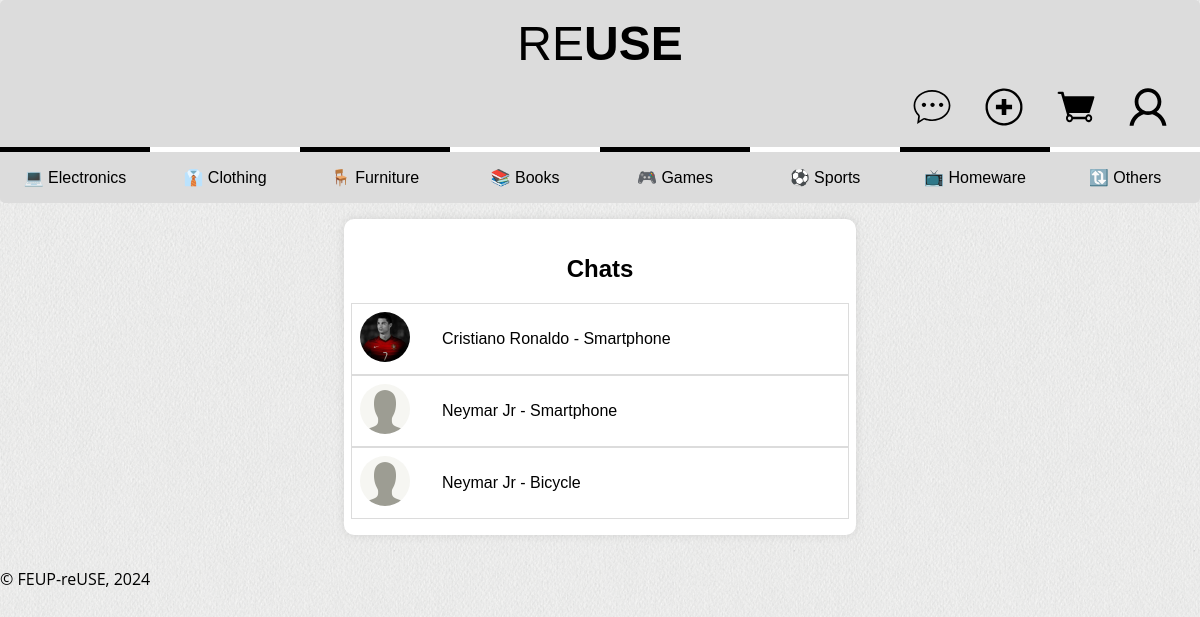
Page /pages/chats.php (signed in) on the committed database.
### tables this page shows
CREATE TABLE Categories (
    idCategory INTEGER PRIMARY KEY,
    categoryName TEXT UNIQUE NOT NULL
);

CREATE TABLE Users (
    idUser INTEGER PRIMARY KEY,
    name TEXT NOT NULL,
    username TEXT UNIQUE NOT NULL,
    password TEXT NOT NULL,
    email TEXT UNIQUE NOT NULL,
    isAdmin BOOLEAN NOT NULL DEFAULT 0
);

CREATE TABLE Images (
    idImage INTEGER PRIMARY KEY AUTOINCREMENT,
    imagePath TEXT NOT NULL
);

CREATE TABLE Items (
    idItem INTEGER PRIMARY KEY AUTOINCREMENT,
    idSeller INTEGER NOT NULL,
    name TEXT NOT NULL,
    introduction TEXT,
    description TEXT,
    idCategory INTEGER,
    brand TEXT,
    model TEXT,
    idSize INTEGER,
    idCondition INTEGER,
    price REAL NOT NULL,
    active BOOLEAN NOT NULL DEFAULT TRUE,
    featured BOOLEAN NOT NULL DEFAULT FALSE,
    FOREIGN KEY (idSeller) REFERENCES Users(idUser),
    FOREIGN KEY (idCategory) REFERENCES Categories(idCategory),
    FOREIGN KEY (idSize) REFERENCES Sizes(idSize),
    FOREIGN KEY (idCondition) REFERENCES Conditions(idCondition)
);

### utils/session.php (called while the page is built, shortened)
<?php
  class Session {
    public function isLoggedIn() : bool {
      return isset($_SESSION['id']);
    }
    public function getId() : ?int {
      return isset($_SESSION['id']) ? $_SESSION['id'] : null;
    }
  }
?>

### database/category.class.php (called while the page is built, shortened)
<?php
class Category {
    public function __construct(int $idCategory, string $categoryName) {
        $this->idCategory = $idCategory;
        $this->categoryName = $categoryName;
    }
    static function getCategories(PDO $db): array {
        try {
            $stmt = $db->prepare('SELECT * FROM Categories');
            $stmt->execute();
            $categories = array();
            while ($category = $stmt->fetch()) {
                $categories[] = new Category(
                    $category['idCategory'],
                    $category['categoryName']
                );
            }
            return $categories;
        } catch (PDOException $e) {
            echo "Error fetching categories: " . $e->getMessage();
            return array();
        }
    }
}
?>

### database/chats.class.php (called while the page is built, shortened)
<?php
require_once 'users.class.php';
class Chat {
    public static function getUsersChats($db, $userId) {
        $query = "SELECT DISTINCT
                      CASE
                          WHEN c.idSender = ? THEN c.idRecipient
                          ELSE c.idSender
                      END AS otherUserId,
                      c.idItem
                  FROM Chats c
                  WHERE c.idSender = ? OR c.idRecipient = ?";
        $stmt = $db->prepare($query);
        $stmt->execute(array($userId, $userId, $userId));
        $pairs = $stmt->fetchAll();
        return $pairs;
    }
}
?>

### database/users.class.php (called while the page is built, shortened)
<?php
class User {
    public int $idUser;
    public function __construct(int $idUser, string $name, string $username, string $password, string $email, bool $isAdmin) {
        $this->idUser = $idUser;
        $this->name = $name;
    }
    public static function getUserById(PDO $db, int $idUser): ?User {
        $stmt = $db->prepare('SELECT * FROM Users WHERE idUser = ?');
        $stmt->execute([$idUser]);
        $user = $stmt->fetch();
        return new User($user['idUser'], $user['name'], $user['username'], $user['password'], $user['email'], (bool) $user['isAdmin']);
    }
    public function getProfileImage(PDO $db): ?string {
        $stmt = $db->prepare('SELECT imagePath FROM UserImage JOIN Images ON UserImage.idImage = Images.idImage WHERE idUser = ?');
        $stmt->execute(array($this->idUser));
        $imagePath = $stmt->fetch();
        if ($imagePath)
            $imagePath = $imagePath['imagePath'];
        return $imagePath ? $imagePath : null;
    }
}
?>

### database/item.class.php (called while the page is built, shortened)
<?php
require_once 'connection.db.php';
require_once 'category.class.php';
require_once 'users.class.php';
class Item {
    public function __construct(int $idItem, int $idSeller, string $name, ?string $introduction, ?string $description, int $idCategory, ?string $brand, ?string $model, int $idSize, int $idCondition, float $price, bool $active, bool $featured) {
        $this->name = $name;
    }
    public static function getItemById(PDO $db ,int $idItem): ?Item {
        $stmt = $db->prepare('SELECT * FROM Items WHERE idItem = ?');
        $stmt->execute(array($idItem));
        $item = $stmt->fetch();
        return new Item(
            $item['idItem'],
            $item['idSeller'],
            $item['name'],
            $item['introduction'],
            $item['description'],
            (int) $item['idCategory'],
            $item['brand'],
            $item['model'],
            (int) $item['idSize'],
            (int) $item['idCondition'],
            $item['price'],
            (bool) $item['active'],
            (bool) $item['featured']
        );
    }
}
?>

### pages/chats.php (the view, shortened to what this page needs)
<?php
    require_once(__DIR__ . '/../utils/session.php');
    $session = new Session();
    require_once(__DIR__ . '/../database/connection.db.php');
    require_once(__DIR__ . '/../database/category.class.php');
    require_once(__DIR__ . '/../database/item.class.php');
    require_once(__DIR__ . '/../database/users.class.php');
    require_once(__DIR__ . '/../database/chats.class.php');
    require_once(__DIR__ . '/../templates/common.tpl.php');
    $db = getDatabaseConnection();
    $categories = Category::getCategories($db);
    drawHeader($session);
    drawCategories($categories);
    $userId = $session->getId();
    $pairs = Chat::getUsersChats($db, (int) $userId);
?>
    <section class="chats">
        <h2>Chats</h2>
        <?php
            foreach ($pairs as $pair) {
                echo "<article>";
                $otherUserId = (int)$pair['otherUserId'];
                $itemId = (int)$pair['idItem'];
                $otherUser = User::getUserById($db, $otherUserId);
                $item = Item::getItemById($db, $itemId);
                $otherUserImage = $otherUser->getProfileImage($db);
                if ($otherUserImage) {
                    echo "<a href='../pages/chat_messages.php?otherUserId={$otherUserId}&itemId={$itemId}'><img src='{$otherUserImage}' alt='User Image'></a>";
                }
                else {
                    echo "<a href='../pages/chat_messages.php?otherUserId={$otherUserId}&itemId={$itemId}'><img src='../docs/images/default_profile_picture.png' alt='User Image'></a>";
                }
                echo "<a class='user_select' href='../pages/chat_messages.php?otherUserId={$otherUserId}&itemId={$itemId}'>{$otherUser->name} - {$item->name}</a>";
                echo "</article>";
            }
        ?>
    </section>
<?php drawFooter(); ?>

### templates/common.tpl.php (shortened to what this page needs)
<?php function drawHeader($session) { ?>
  <!DOCTYPE html>
  <html lang="en">
    <head>
      <link rel="stylesheet" href="../css/style.css">
      <link rel="stylesheet" href="../css/layout.css">
      <link rel="stylesheet" href="../css/responsive.css">
    </head>
    <body>
      <header>
        <h1>
            <a href="../pages/index.php">RE<strong>USE</strong></a>
        </h1>
        <?php
          if ($session->isLoggedIn()) {
        ?>
            <div id="user-icons">
              <a href="../pages/chats.php"><img src="../docs/images/icon_chat.svg" alt="Chats"></a>
              <a href="../pages/add_publication.php"><img src="../docs/images/icon_add.svg" alt="Add Publication"></a>
              <a href="../pages/cart.php"><img src="../docs/images/icon_cart.svg" alt="Cart"></a>
              <a href="../pages/user-profile.php?idUser=<?=$_SESSION['id']?>"><img src="../docs/images/icon_profile.svg" alt="Profile"></a>
            </div>
        <?php
          }
        ?>
      </header>
<?php } ?>
<?php function drawCategories($categories) { ?>
    <nav id="menu">
        <ul>
            <?php foreach ($categories as $category) { ?>
                <li><a href="../pages/index.php?category=<?= $category->idCategory ?>"><?= $category->categoryName ?></a></li>
            <?php } ?>
        </ul>
    </nav>
<?php } ?>
<?php function drawFooter() { ?>
    <footer>
        <p>&copy; FEUP-reUSE, 2024</p>
    </footer>
  </body>
</html>
<?php } ?>

### css/style.css (style rules this page uses)
:root { --lightgrey: #dcdcdc; --lightergrey: #eaeaea; --grey: #606060; --blue: #007bff; --darkblue: #0056b3; --black: #000000; --white: #ffffff; --red: #d11b2e; --green: #26bf4a; --yellow: #f59918; }
a { text-decoration: none; color: var(--black); transition: 0.3s ease; }
body > header { background-color: var(--lightgrey); border-radius: 5px 5px 0 0; }
body > header h1 { font-size: 3em; font-weight: 100; color: var(--black); margin: 0; }
body > header strong { font-weight: 900; }
body > header h1 a { text-decoration: none; color: var(--black); }
#user-icons { margin-top: 1em; }
#user-icons a { padding: 0 1em; }
#user-icons img { width: 40px; height: 40px; }
#menu { background-color: var(--lightgrey); border-radius: 0 0 5px 5px; }
#menu ul { margin: 0; padding: 0; }
#menu li { list-style-type: none; text-align: center; padding: 1em 0; }
#menu a { padding: 1em; }
#menu li:nth-child(odd) { border-top: 5px solid var(--black); }
#menu li:nth-child(even) { border-top: 5px solid var(--white); }
.chats, .chat { background-color: var(--white); box-shadow: 0 0 10px rgba(0, 0, 0, 0.1); border-radius: 10px; width: 30em; }
.chats a.user_select { padding: 1em; }
.chats article { width: 100%; border: 1px solid var(--lightgrey); padding: 0.5em; }
.chats article img, .chat img { width: 50px; height: 50px; border-radius: 50%; }
body { font-family: "Poppins", sans-serif; }
p { font-family: "Open Sans", sans-serif; line-height: 1.5em; }

### css/layout.css (style rules this page uses)
body { margin: 0 auto; background-image: url("../docs/images/website_background.png"); width: 80em; display: grid; grid-template-columns: 1fr 4fr; grid-template-rows: auto; grid-template-areas: "header header" "menu menu" "signup signup" "details details" "aside items" "footer footer"; }
body > header { grid-area: header; }
#menu { grid-area: menu; }
body > footer { grid-area: footer; }
body > header { display: flex; flex-direction: column; padding: 1em; }
body > header h1 { display: flex; justify-content: center; }
#signup, #user-icons { display: flex; justify-content: flex-end; flex-wrap: wrap; }
#menu ul { display: flex; flex-direction: row; flex-wrap: wrap; }
#menu li { display: block; flex: 1; }
.chats, .chat { margin: 1em auto; padding: 1em; grid-area: details; display: flex; flex-direction: column; align-items: center; }
.chats article, .chat header { display: flex; align-items: center; justify-content: flex-start; gap: 1em; }

### css/responsive.css (style rules this page uses)
@media (max-width: 80em) { body { width: 100%; } }

### rows in the picture
categories: categoryName "💻 Electronics"
categories: categoryName "👔 Clothing"
categories: categoryName "🪑 Furniture"
categories: categoryName "📚 Books"
categories: categoryName "🎮 Games"
categories: categoryName "⚽ Sports"
categories: categoryName "📺 Homeware"
categories: categoryName "🔃 Others"
users: idUser.imagePath (picture), name "Cristiano Ronaldo"
items: name "Smartphone"
users: name "Neymar Jr"
items: name "Bicycle"
